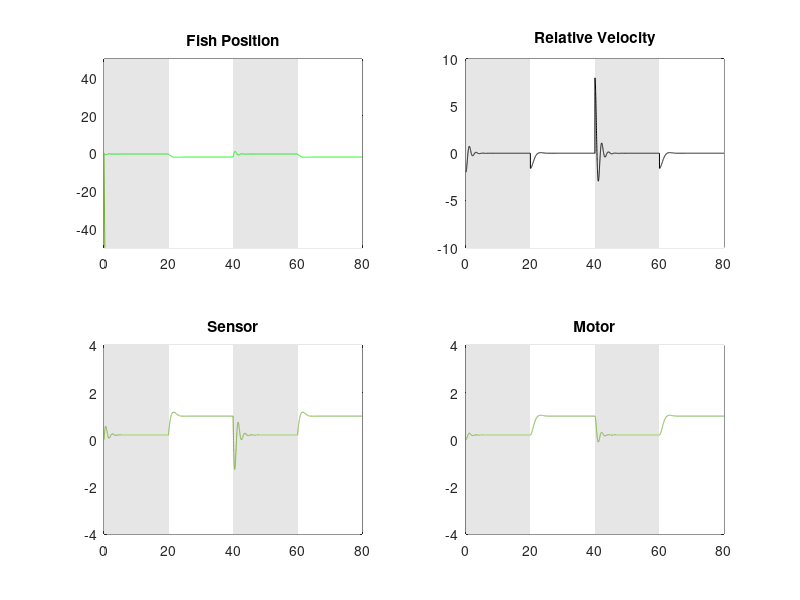

Write the MATLAB code that produced this figure.
%Brain_Closed_05.m
%Project Title: An agent based model of motor adaption in larval zebrafish
%Description: Closed loop CTRNN model showing motor adaption of 
%Francis Poole
%20.7.14

clf;
clc;
clear;

%Init
dt = 0.01; %Time step (0.01)
T = 80; %Amount of time
time = 0:dt:T; %Time array
tau_b = 1; %Time scale (1)

M(1) = 0; %Motor node start (0)
S(1) = 0; %Sensor node start (0)

w_M = 0; %Motor weight (0)
w_S = 0; %Sensor weight (0)
w_MS = 1; %Motor <- Sensor weight (1)
w_SM = 1; %Sensor <- Motor weight (1)

flow_V = -2; %Flow velocity of water
swim_V(1) = 0; %Swim velocity of fish. Start at rest (0)

fish_X(1) = 0; %Starting fish x position (0)

%Gain parameter
%K(1:T/dt + 1) = 1; %Constant gain
%    OR
high = 10; %(10)
low = 2; %(2)
K(1:(T/dt+1)/4) = high;
K((T/dt+1)/4:(T/dt+1)/2) = low;
K((T/dt+1)/2:3*(T/dt+1)/4) = high;
K(3*(T/dt+1)/4:(T/dt+1)) = low;

for t = 1:length(time) - 1
    M(t+1) = M(t) + 1/tau_b * dt * (-M(t) + w_M * M(t) + w_MS * S(t)); %Update motor node
    S(t+1) = S(t) + 1/tau_b * dt * (-S(t) + w_S * S(t) + w_SM * M(t) - (swim_V(t) + flow_V) ); %Update sensor node
    swim_V(t+1) = K(t+1) * M(t+1); %Update swim velocity
    fish_X(t+1) = fish_X(t) + dt * (swim_V(t) + flow_V); %Update fish position
end
swim_V(t+1) = K(t) * M(t); %Update final swim velocity


%Plot 1
%Fish Movement Animation
% for t = 1:10:length(time) - 1
%     plot(time(1:t),fish_X(1:t),'g');
%     hold on
%     plot(time(t),fish_X(t),'gO');
%     hold off
%     xlim([0,T]);
%     ylim([min(fish_X),max(fish_X)]);
%     pause(0.01);
% end

%Plot 2
%Fish Position
subplot(2,2,1)
area([0,T/4],[50,50],-50,'FaceColor',[0.9,0.9,0.9],'LineStyle','none')
hold on;
area([T/4,T/2],[50,50],-50,'FaceColor','w','LineStyle','none')
area([T/2,3*T/4],[50,50],-50,'FaceColor',[0.9,0.9,0.9],'LineStyle','none')
area([3*T/4,T],[50,50],-50,'FaceColor','w','LineStyle','none')
plot(time,fish_X,'g');
plot([0,T],[0,T/dt*flow_V]);
%axis([0,T,-1.5,0])
hold off;
xlim([0,T]);
ylim([-50,50])

title('Fish Position');

%Relative Velocity
subplot(2,2,2)
area([0,T/4],[10,10],-10,'FaceColor',[0.9,0.9,0.9],'LineStyle','none')
hold on;
area([T/4,T/2],[10,10],-10,'FaceColor','w','LineStyle','none')
area([T/2,3*T/4],[10,10],-10,'FaceColor',[0.9,0.9,0.9],'LineStyle','none')
area([3*T/4,T],[10,10],-10,'FaceColor','w','LineStyle','none')
plot(time,flow_V+swim_V,'k');
hold off
ylim([-10,10]);
xlim([0,T]);
title('Relative Velocity');

%Sensor
subplot(2,2,3)
area([0,T/4],[4,4],-4,'FaceColor',[0.9,0.9,0.9],'LineStyle','none')
hold on;
area([T/4,T/2],[4,4],-4,'FaceColor','w','LineStyle','none')
area([T/2,3*T/4],[4,4],-4,'FaceColor',[0.9,0.9,0.9],'LineStyle','none')
area([3*T/4,T],[4,4],-4,'FaceColor','w','LineStyle','none')
plot(time, S)
hold off;
ylim([-4,4]);
xlim([0,T]);
title('Sensor');

%Motor
subplot(2,2,4);
area([0,T/4],[4,4],-4,'FaceColor',[0.9,0.9,0.9],'LineStyle','none')
hold on;
area([T/4,T/2],[4,4],-4,'FaceColor','w','LineStyle','none')
area([T/2,3*T/4],[4,4],-4,'FaceColor',[0.9,0.9,0.9],'LineStyle','none')
area([3*T/4,T],[4,4],-4,'FaceColor','w','LineStyle','none')
plot(time, M);
hold off;
ylim([-4,4]);
xlim([0,T]);
title('Motor');